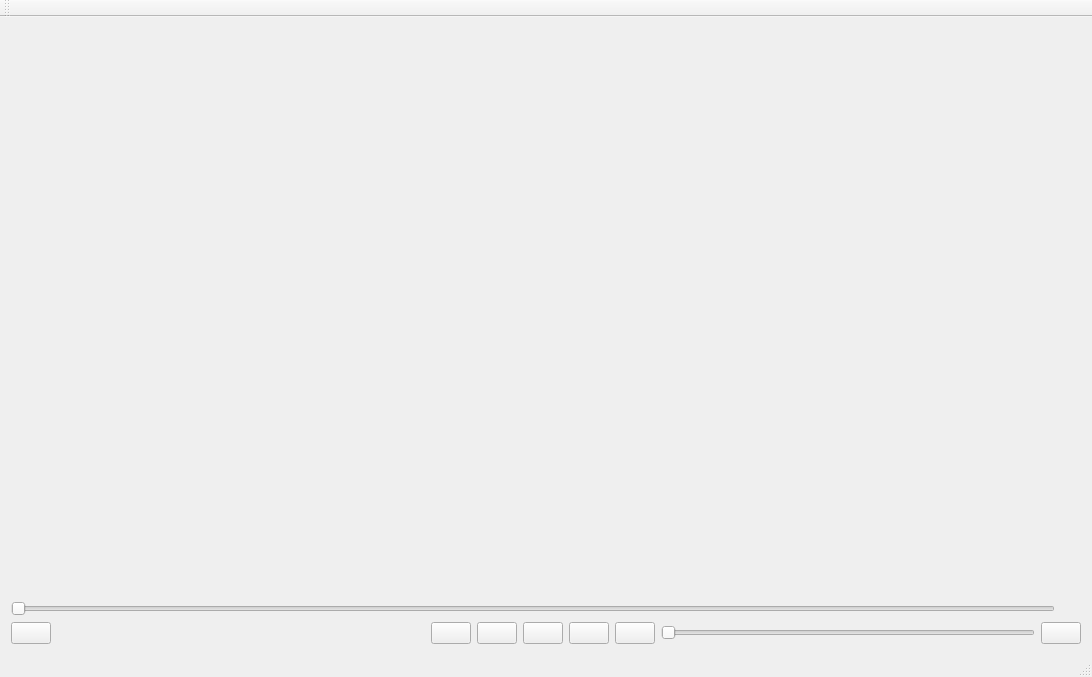
<?xml version="1.0" encoding="UTF-8"?>
<ui version="4.0">
 <class>MainWindow</class>
 <widget class="QMainWindow" name="MainWindow">
  <property name="windowModality">
   <enum>Qt::WindowModal</enum>
  </property>
  <property name="geometry">
   <rect>
    <x>0</x>
    <y>0</y>
    <width>1092</width>
    <height>677</height>
   </rect>
  </property>
  <property name="windowTitle">
   <string>MainWindow</string>
  </property>
  <widget class="QWidget" name="centralWidget">
   <layout class="QVBoxLayout" name="verticalLayout_2">
    <item>
     <layout class="QHBoxLayout" name="horizontalLayout_2">
      <item>
       <widget class="QWidget" name="widget" native="true">
        <layout class="QVBoxLayout" name="verticalLayout">
         <item>
          <widget class="QLabel" name="label_3">
           <property name="text">
            <string/>
           </property>
          </widget>
         </item>
         <item>
          <spacer name="verticalSpacer">
           <property name="orientation">
            <enum>Qt::Vertical</enum>
           </property>
           <property name="sizeHint" stdset="0">
            <size>
             <width>20</width>
             <height>40</height>
            </size>
           </property>
          </spacer>
         </item>
        </layout>
       </widget>
      </item>
     </layout>
    </item>
    <item>
     <layout class="QHBoxLayout" name="horizontalLayout">
      <item>
       <widget class="QSlider" name="horizontalSlider">
        <property name="orientation">
         <enum>Qt::Horizontal</enum>
        </property>
       </widget>
      </item>
      <item>
       <widget class="QLabel" name="label">
        <property name="text">
         <string/>
        </property>
       </widget>
      </item>
      <item>
       <widget class="QLabel" name="label_2">
        <property name="text">
         <string/>
        </property>
       </widget>
      </item>
     </layout>
    </item>
    <item>
     <layout class="QHBoxLayout" name="horizontalLayout_3" stretch="0,0,0,0,0,0,0,0,0">
      <property name="sizeConstraint">
       <enum>QLayout::SetNoConstraint</enum>
      </property>
      <property name="topMargin">
       <number>0</number>
      </property>
      <item>
       <widget class="QPushButton" name="pushButton_5">
        <property name="text">
         <string/>
        </property>
       </widget>
      </item>
      <item>
       <spacer name="horizontalSpacer_5">
        <property name="orientation">
         <enum>Qt::Horizontal</enum>
        </property>
        <property name="sizeHint" stdset="0">
         <size>
          <width>40</width>
          <height>20</height>
         </size>
        </property>
       </spacer>
      </item>
      <item>
       <widget class="QPushButton" name="pushButton">
        <property name="text">
         <string/>
        </property>
       </widget>
      </item>
      <item>
       <widget class="QPushButton" name="pushButton_4">
        <property name="text">
         <string/>
        </property>
       </widget>
      </item>
      <item>
       <widget class="QPushButton" name="pushButton_2">
        <property name="text">
         <string/>
        </property>
       </widget>
      </item>
      <item>
       <widget class="QPushButton" name="pushButton_3">
        <property name="text">
         <string/>
        </property>
       </widget>
      </item>
      <item>
       <widget class="QPushButton" name="pushButton_8">
        <property name="text">
         <string/>
        </property>
       </widget>
      </item>
      <item>
       <widget class="QSlider" name="horizontalSlider_2">
        <property name="orientation">
         <enum>Qt::Horizontal</enum>
        </property>
       </widget>
      </item>
      <item>
       <widget class="QPushButton" name="pushButton_9">
        <property name="text">
         <string/>
        </property>
       </widget>
      </item>
     </layout>
    </item>
   </layout>
  </widget>
  <widget class="QToolBar" name="mainToolBar">
   <attribute name="toolBarArea">
    <enum>TopToolBarArea</enum>
   </attribute>
   <attribute name="toolBarBreak">
    <bool>false</bool>
   </attribute>
  </widget>
  <widget class="QStatusBar" name="statusBar"/>
 </widget>
 <layoutdefault spacing="6" margin="11"/>
 <resources/>
 <connections/>
</ui>
